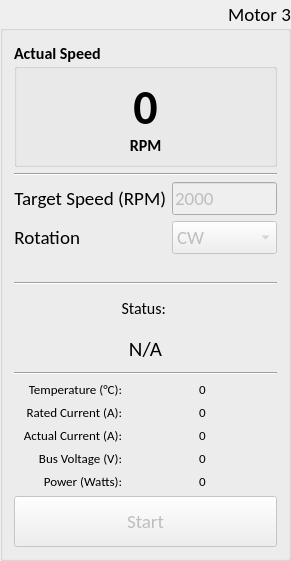
  <widget class="QGroupBox" name="groupBox_6">
   <property name="geometry">
    <rect>
     <x>927</x>
     <y>9</y>
     <width>291</width>
     <height>561</height>
    </rect>
   </property>
   <property name="minimumSize">
    <size>
     <width>291</width>
     <height>541</height>
    </size>
   </property>
   <property name="maximumSize">
    <size>
     <width>291</width>
     <height>561</height>
    </size>
   </property>
   <property name="font">
    <font>
     <family>Calibri</family>
     <pointsize>14</pointsize>
    </font>
   </property>
   <property name="title">
    <string>Motor 3</string>
   </property>
   <property name="alignment">
    <set>Qt::AlignRight|Qt::AlignTrailing|Qt::AlignVCenter</set>
   </property>
   <layout class="QVBoxLayout" name="verticalLayout_7">
    <item>
     <layout class="QVBoxLayout" name="verticalLayout_36">
      <item>
       <widget class="QGroupBox" name="groupBox_9">
        <property name="minimumSize">
         <size>
          <width>251</width>
          <height>125</height>
         </size>
        </property>
        <property name="maximumSize">
         <size>
          <width>269</width>
          <height>125</height>
         </size>
        </property>
        <property name="font">
         <font>
          <family>Calibri</family>
          <pointsize>12</pointsize>
          <weight>75</weight>
          <bold>true</bold>
         </font>
        </property>
        <property name="title">
         <string>Actual Speed</string>
        </property>
        <layout class="QVBoxLayout" name="verticalLayout_37">
         <item>
          <layout class="QVBoxLayout" name="verticalLayout_38">
           <item>
            <widget class="QLabel" name="lbActualSpeed3">
             <property name="minimumSize">
              <size>
               <width>219</width>
               <height>59</height>
              </size>
             </property>
             <property name="font">
              <font>
               <family>Calibri</family>
               <pointsize>36</pointsize>
               <weight>75</weight>
               <bold>true</bold>
              </font>
             </property>
             <property name="text">
              <string>0</string>
             </property>
             <property name="alignment">
              <set>Qt::AlignCenter</set>
             </property>
            </widget>
           </item>
           <item>
            <widget class="QLabel" name="label_72">
             <property name="minimumSize">
              <size>
               <width>219</width>
               <height>19</height>
              </size>
             </property>
             <property name="font">
              <font>
               <family>Calibri</family>
               <pointsize>12</pointsize>
               <weight>75</weight>
               <bold>true</bold>
              </font>
             </property>
             <property name="text">
              <string>RPM</string>
             </property>
             <property name="alignment">
              <set>Qt::AlignCenter</set>
             </property>
            </widget>
           </item>
          </layout>
         </item>
        </layout>
       </widget>
      </item>
      <item>
       <widget class="Line" name="line_16">
        <property name="orientation">
         <enum>Qt::Horizontal</enum>
        </property>
       </widget>
      </item>
      <item>
       <layout class="QFormLayout" name="formLayout_8">
        <item row="0" column="0">
         <widget class="QLabel" name="label_73">
          <property name="font">
           <font>
            <family>Calibri</family>
            <pointsize>14</pointsize>
           </font>
          </property>
          <property name="text">
           <string>Target Speed (RPM)</string>
          </property>
          <property name="alignment">
           <set>Qt::AlignRight|Qt::AlignTrailing|Qt::AlignVCenter</set>
          </property>
         </widget>
        </item>
        <item row="0" column="1">
         <widget class="QLineEdit" name="lnTargetSpeed3">
          <property name="enabled">
           <bool>false</bool>
          </property>
          <property name="text">
           <string>2000</string>
          </property>
         </widget>
        </item>
        <item row="1" column="1">
         <widget class="QComboBox" name="cbRotation3">
          <property name="enabled">
           <bool>false</bool>
          </property>
          <property name="editable">
           <bool>false</bool>
          </property>
          <item>
           <property name="text">
            <string>CW</string>
           </property>
          </item>
          <item>
           <property name="text">
            <string>CCW</string>
           </property>
          </item>
         </widget>
        </item>
        <item row="1" column="0">
         <widget class="QLabel" name="label_74">
          <property name="font">
           <font>
            <family>Calibri</family>
            <pointsize>14</pointsize>
           </font>
          </property>
          <property name="text">
           <string>Rotation</string>
          </property>
          <property name="alignment">
           <set>Qt::AlignRight|Qt::AlignTrailing|Qt::AlignVCenter</set>
          </property>
         </widget>
        </item>
       </layout>
      </item>
      <item>
       <layout class="QVBoxLayout" name="verticalLayout_39">
        <item>
         <widget class="Line" name="line_17">
          <property name="orientation">
           <enum>Qt::Horizontal</enum>
          </property>
         </widget>
        </item>
        <item>
         <widget class="QLabel" name="label_75">
          <property name="font">
           <font>
            <family>Calibri</family>
            <pointsize>12</pointsize>
           </font>
          </property>
          <property name="text">
           <string>Status: </string>
          </property>
          <property name="alignment">
           <set>Qt::AlignCenter</set>
          </property>
         </widget>
        </item>
        <item>
         <widget class="QLabel" name="lbStatus3">
          <property name="font">
           <font>
            <family>Calibri</family>
            <pointsize>16</pointsize>
           </font>
          </property>
          <property name="text">
           <string>N/A</string>
          </property>
          <property name="scaledContents">
           <bool>true</bool>
          </property>
          <property name="alignment">
           <set>Qt::AlignCenter</set>
          </property>
          <property name="wordWrap">
           <bool>true</bool>
          </property>
         </widget>
        </item>
        <item>
         <widget class="Line" name="line_18">
          <property name="orientation">
           <enum>Qt::Horizontal</enum>
          </property>
         </widget>
        </item>
       </layout>
      </item>
      <item>
       <layout class="QHBoxLayout" name="horizontalLayout_8">
        <item>
         <layout class="QVBoxLayout" name="verticalLayout_40">
          <item>
           <widget class="QLabel" name="label_76">
            <property name="font">
             <font>
              <family>Calibri</family>
              <pointsize>10</pointsize>
             </font>
            </property>
            <property name="text">
             <string>Temperature (°C):</string>
            </property>
            <property name="alignment">
             <set>Qt::AlignRight|Qt::AlignTrailing|Qt::AlignVCenter</set>
            </property>
           </widget>
          </item>
          <item>
           <widget class="QLabel" name="label_77">
            <property name="font">
             <font>
              <family>Calibri</family>
              <pointsize>10</pointsize>
             </font>
            </property>
            <property name="text">
             <string>Rated Current (A):</string>
            </property>
            <property name="alignment">
             <set>Qt::AlignRight|Qt::AlignTrailing|Qt::AlignVCenter</set>
            </property>
           </widget>
          </item>
          <item>
           <widget class="QLabel" name="label_78">
            <property name="font">
             <font>
              <family>Calibri</family>
              <pointsize>10</pointsize>
             </font>
            </property>
            <property name="text">
             <string>Actual Current (A):</string>
            </property>
            <property name="alignment">
             <set>Qt::AlignRight|Qt::AlignTrailing|Qt::AlignVCenter</set>
            </property>
           </widget>
          </item>
          <item>
           <widget class="QLabel" name="label_79">
            <property name="font">
             <font>
              <family>Calibri</family>
              <pointsize>10</pointsize>
             </font>
            </property>
            <property name="text">
             <string>Bus Voltage (V):</string>
            </property>
            <property name="alignment">
             <set>Qt::AlignRight|Qt::AlignTrailing|Qt::AlignVCenter</set>
            </property>
           </widget>
          </item>
          <item>
           <widget class="QLabel" name="label_80">
            <property name="font">
             <font>
              <family>Calibri</family>
              <pointsize>10</pointsize>
             </font>
            </property>
            <property name="text">
             <string>Power (Watts):</string>
            </property>
            <property name="alignment">
             <set>Qt::AlignRight|Qt::AlignTrailing|Qt::AlignVCenter</set>
            </property>
           </widget>
          </item>
         </layout>
        </item>
        <item>
         <layout class="QVBoxLayout" name="verticalLayout_41">
          <item>
           <widget class="QLabel" name="lbTemp3">
            <property name="font">
             <font>
              <family>Calibri</family>
              <pointsize>10</pointsize>
             </font>
            </property>
            <property name="text">
             <string>0</string>
            </property>
            <property name="alignment">
             <set>Qt::AlignCenter</set>
            </property>
           </widget>
          </item>
          <item>
           <widget class="QLabel" name="lbRatedCurrent3">
            <property name="font">
             <font>
              <family>Calibri</family>
              <pointsize>10</pointsize>
             </font>
            </property>
            <property name="text">
             <string>0</string>
            </property>
            <property name="alignment">
             <set>Qt::AlignCenter</set>
            </property>
           </widget>
          </item>
          <item>
           <widget class="QLabel" name="lbActualCurrent3">
            <property name="minimumSize">
             <size>
              <width>149</width>
              <height>16</height>
             </size>
            </property>
            <property name="font">
             <font>
              <family>Calibri</family>
              <pointsize>10</pointsize>
             </font>
            </property>
            <property name="text">
             <string>0</string>
            </property>
            <property name="alignment">
             <set>Qt::AlignCenter</set>
            </property>
           </widget>
          </item>
          <item>
           <widget class="QLabel" name="lbBusVoltage3">
            <property name="font">
             <font>
              <family>Calibri</family>
              <pointsize>10</pointsize>
             </font>
            </property>
            <property name="text">
             <string>0</string>
            </property>
            <property name="alignment">
             <set>Qt::AlignCenter</set>
            </property>
           </widget>
          </item>
          <item>
           <widget class="QLabel" name="lbPower3">
            <property name="font">
             <font>
              <family>Calibri</family>
              <pointsize>10</pointsize>
             </font>
            </property>
            <property name="text">
             <string>0</string>
            </property>
            <property name="alignment">
             <set>Qt::AlignCenter</set>
            </property>
           </widget>
          </item>
         </layout>
        </item>
       </layout>
      </item>
      <item>
       <widget class="QPushButton" name="btnStart3">
        <property name="enabled">
         <bool>false</bool>
        </property>
        <property name="minimumSize">
         <size>
          <width>241</width>
          <height>51</height>
         </size>
        </property>
        <property name="text">
         <string>Start</string>
        </property>
       </widget>
      </item>
     </layout>
    </item>
   </layout>
  </widget>
